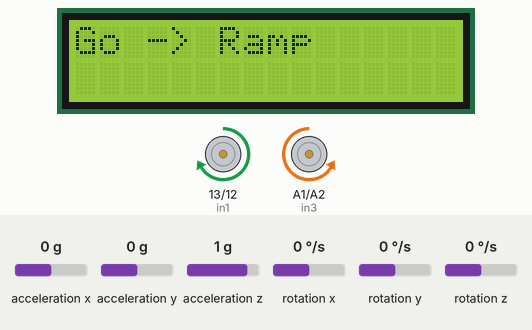
Recording of a sketch running on a simulated Arduino Uno, built with avr-gcc and run on an emulated ATmega328P. Parts: 16×2 character LCD, motor-driver pin pairs drawn as motors (green arrow = first pin HIGH = forward, orange = second pin HIGH = backward, longer = more drive, scaled by the enable pin). The test bench sets the inputs (shaded band); at power-on: acceleration x 0 g, rotation z 0 °/s, acceleration y 0 g, acceleration z 1 g, rotation x 0 °/s, rotation y 0 °/s.

Above: at 3.2 s.
3.3 s: acceleration x set to -1.4 g
At 4.0 s:
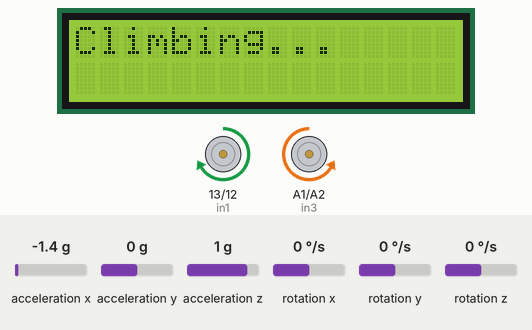
4.8 s: acceleration x set to -0.3 g
6.6 s: acceleration x set to 0 g
At 7.9 s:
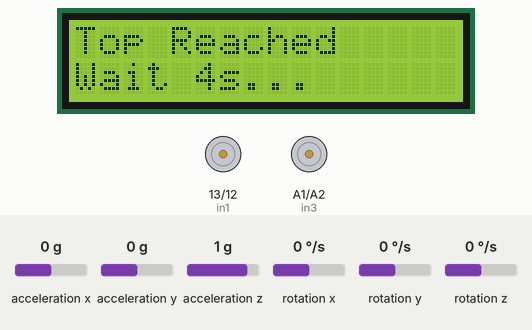
At 11.6 s:
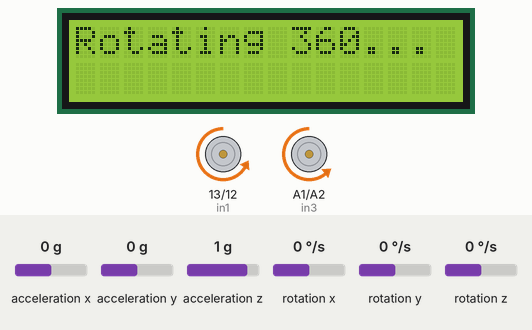
11.7 s: rotation z set to -110 °/s
14.7 s: rotation z set to -119 °/s
Timing chart, 0 to 17.7 s (numbered marks = the images above; inputs shaded):
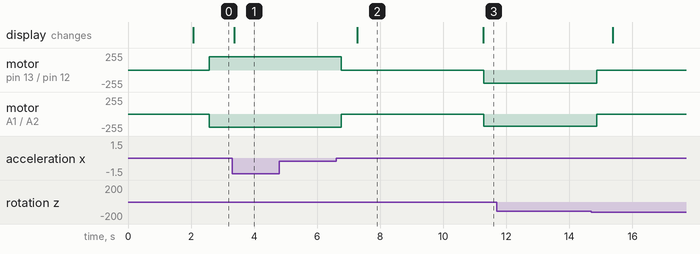

The sketch:

RampCode.ino
```cpp
#include <LiquidCrystal.h>
#include <Wire.h>
#include <MPU6050.h>

// ---------------------------------------------------------
// 1. HARDWARE & PIN DEFINITIONS (Based on your Robot)
// ---------------------------------------------------------
LiquidCrystal lcd(8, 9, 4, 5, 6, 7);
MPU6050 mpu;

// Motor Pins
#define enA 11
#define in1 13
#define in2 12
#define enB 3  // Note: Ensure no conflict if using encoders later
#define in3 A1
#define in4 A2
#define KEY_PIN A0

// ---------------------------------------------------------
// 2. CONSTANTS & VARIABLES
// ---------------------------------------------------------
const int RAMP_THRESHOLD = 15;  // Angle to detect ramp start
const int FLAT_THRESHOLD = 8;   // Angle to detect top
const int MOTOR_SPEED = 200;    // Adjusted for safety
const int TURN_SPEED = 180;

// MPU Variables
int16_t ax, ay, az, gx, gy, gz;
float pitch = 0;
float yaw = 0;
float maxRampAngle = 0; // To store the steepest angle detected

// Calibration Offsets
float gyroXoffset = 0, gyroYoffset = 0, gyroZoffset = 0;
unsigned long prevTime = 0;

// State Machine
enum State { WAIT, DRIVE, CLIMB, STOP_MEASURE, STOP_TOP, ROTATE, DONE };
State currentState = WAIT;
unsigned long stateTimer = 0;

// ---------------------------------------------------------
// 3. SETUP & CALIBRATION
// ---------------------------------------------------------
void setup() {
  Wire.begin();
  lcd.begin(16, 2);
  Serial.begin(9600);

  // Motor Setup
  pinMode(enA, OUTPUT); pinMode(in1, OUTPUT); pinMode(in2, OUTPUT);
  pinMode(enB, OUTPUT); pinMode(in3, OUTPUT); pinMode(in4, OUTPUT);
  pinMode(KEY_PIN, INPUT);

  // Initialize MPU
  lcd.print("Init MPU...");
  mpu.initialize();

  // --- CALIBRATION ROUTINE ---
  // Robot must be still. We take 500 samples to find zero-error.
  lcd.setCursor(0, 1);
  lcd.print("Calibrating...");
  long gx_sum = 0, gy_sum = 0, gz_sum = 0;
  for (int i = 0; i < 500; i++) {
    mpu.getRotation(&gx, &gy, &gz);
    gx_sum += gx;
    gy_sum += gy;
    gz_sum += gz;
    delay(2);
  }
  gyroXoffset = gx_sum / 500.0;
  gyroZoffset = gz_sum / 500.0; // Important for accurate 360 turn

  lcd.clear();
  lcd.print("Ready. Press Btn");
  prevTime = millis();
}

// ---------------------------------------------------------
// 4. MAIN LOOP
// ---------------------------------------------------------
void loop() {
  // Update sensor readings every loop
  updatePitchYaw();

  switch (currentState) {

    // --- STATE: WAIT FOR START ---
    case WAIT:
      if (readKey()) {
        lcd.clear();
        lcd.print("Go -> Ramp");
        currentState = DRIVE;
        delay(500); // Debounce
      }
      break;

    // --- STATE: APPROACHING RAMP ---
    case DRIVE:
      forward();
      // If pitch exceeds 15 degrees, we are on the ramp
      if (pitch > RAMP_THRESHOLD) {
        lcd.clear();
        lcd.print("Climbing...");
        currentState = CLIMB;
      }
      break;

    // --- STATE: CLIMBING RAMP ---
    case CLIMB:
      forward();

      // Record the maximum angle seen during the climb
      if (pitch > maxRampAngle) {
        maxRampAngle = pitch;
      }

      // If angle drops below 8 degrees, we reached the top
      if (pitch < FLAT_THRESHOLD) {
        Stop();
        delay(500); // Wait for robot to settle
        currentState = STOP_MEASURE;
      }
      break;

    // --- STATE: VERIFY TOP ---
    case STOP_MEASURE:
      // Double check angle while stopped to ensure it wasn't a bump
      if (pitch < FLAT_THRESHOLD) {
        lcd.clear();
        lcd.print("Top Reached");
        lcd.setCursor(0, 1);
        lcd.print("Wait 4s...");
        stateTimer = millis();
        currentState = STOP_TOP;
      } else {
        // False alarm, keep climbing
        currentState = CLIMB;
      }
      break;

    // --- STATE: WAIT 4 SECONDS ---
    case STOP_TOP:
      Stop();
      if (millis() - stateTimer > 4000) {
        lcd.clear();
        lcd.print("Rotating 360...");
        yaw = 0; // Reset yaw counter for the turn
        currentState = ROTATE;
      }
      break;

    // --- STATE: 360 ROTATION ---
    case ROTATE:
      turnLeft();

      // Turn until Yaw hits ~350 (allow momentum to finish the 360)
      if (abs(yaw) >= 350) {
        Stop();
        delay(500);

        // Display the MAX angle recorded during climb
        lcd.clear();
        lcd.print("Max Angle:");
        lcd.setCursor(0, 1);
        lcd.print(maxRampAngle);
        lcd.print(" deg");

        currentState = DONE;
      }
      break;

    // --- STATE: FINISHED ---
    case DONE:
      Stop();
      // Do nothing, just display result
      break;
  }
}

// ---------------------------------------------------------
// 5. HELPER FUNCTIONS
// ---------------------------------------------------------

void updatePitchYaw() {
  // Calculate delta time
  unsigned long currTime = millis();
  float dt = (currTime - prevTime) / 1000.0;
  prevTime = currTime;

  // Get Raw Data
  mpu.getMotion6(&ax, &ay, &az, &gx, &gy, &gz);

  // 1. Calculate Pitch from Accelerometer (Trig)
  float accPitch = atan2(-ax, sqrt(ay*(long)ay + az*(long)az)) * 180.0 / PI;

  // 2. Calculate Gyro Rates (deg/sec)
  float gyroPitchRate = (gy - gyroYoffset) / 131.0;
  float gyroYawRate = (gz - gyroZoffset) / 131.0;

  // 3. Complementary Filter
  // Pitch combines Accel (stable long term) + Gyro (fast response)
  pitch = 0.98 * (pitch + gyroPitchRate * dt) + 0.02 * accPitch;

  // 4. Integrate Yaw (Gyro only) for rotation tracking
  // We ignore small noise (< 1.0 deg/s) to prevent drift while stopped
  if (abs(gyroYawRate) > 1.0) {
    yaw += gyroYawRate * dt;
  }
}

// Button Reader (Detects Select Button on Analog Keypad)
bool readKey() {
  int adc = analogRead(KEY_PIN);
  // 'Select' is usually around 600-800 on LCD shields
  if (adc < 800) return true;
  return false;
}

// Motor Functions
void forward() {
  analogWrite(enA, MOTOR_SPEED); analogWrite(enB, MOTOR_SPEED);
  digitalWrite(in1, HIGH); digitalWrite(in2, LOW);
  digitalWrite(in3, LOW);  digitalWrite(in4, HIGH);
}

void turnLeft() {
  analogWrite(enA, TURN_SPEED); analogWrite(enB, TURN_SPEED);
  digitalWrite(in1, LOW);  digitalWrite(in2, HIGH); // Left Back
  digitalWrite(in3, LOW);  digitalWrite(in4, HIGH); // Right Fwd
}

void Stop() {
  analogWrite(enA, 0); analogWrite(enB, 0);
  digitalWrite(in1, LOW); digitalWrite(in2, LOW);
  digitalWrite(in3, LOW); digitalWrite(in4, LOW);
}
```

Measured:
- the behaviour switches between -0.2 and -0.1 g on acceleration x (found by bisection; images 1 and 2)
- after the input at 3.3 s, the display: changes after 0.07 s (image 1)
- after the input at 4.8 s, every drawn part: stays the same
- after the input at 6.6 s, motor on pin 13 (in1) / pin 12 (in2): forward 200/255 → stopped after 0.16 s, → backward 200/255 4.5 s later; motor on A1 (in3) / A2 (in4): backward 200/255 → stopped after 0.16 s, → backward 180/255 4.5 s later; the display: changes after 0.67 s (image 2)
- after the input at 11.7 s, every drawn part: stays the same
- what the display in image 2 shows lasts 4.0 s, from 7.3 s to 11.3 s
